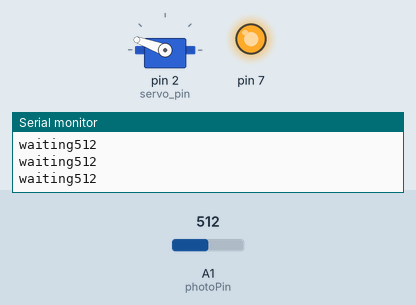
A sketch run on a simulated Arduino Uno, built with avr-gcc and run on an emulated ATmega328P. Shown: servo, output pins drawn as LEDs (lit = HIGH), the last lines printed to the serial monitor. Inputs (shaded band) come from the test bench; at power-on: A1 (photoPin) = 512.

Above: at 1.2 s.
1.3 s: A1 (photoPin) set to 65
2.8 s: A1 (photoPin) set to 53
At 4.7 s:
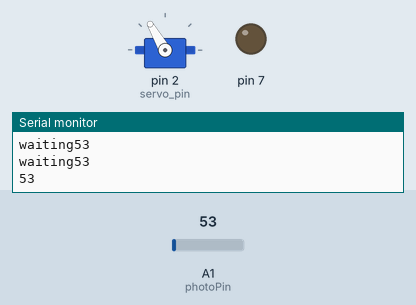
5.8 s: A1 (photoPin) set to 70
At 6.36 s:
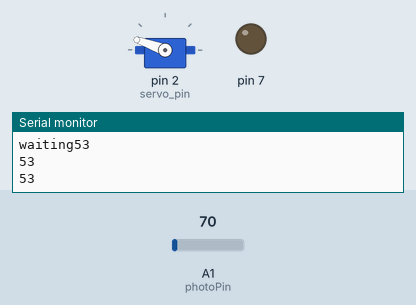
7.9 s: A1 (photoPin) set to 50
At 11.1 s:
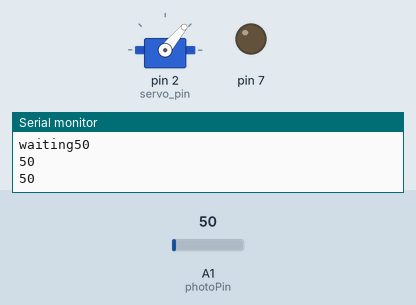
Timing chart, 0 to 11.9 s (numbered marks = the images above; inputs shaded):
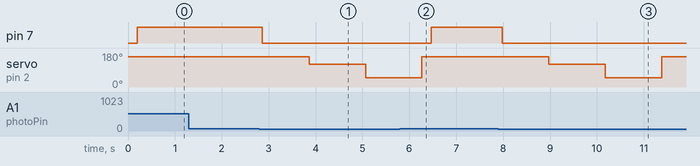

The sketch:

P1Challenge7ServoSweep.ino
```cpp
#include <Servo.h>

int servo_pin = 2;
int photoPin=A1;
int lightLevel;

Servo servoMain;

void setup(){
    servoMain.attach(servo_pin);
    Serial.begin(9600);
    pinMode(7,OUTPUT);
  }
void loop(){

  servoMain.write(160);
  check(1000);
  servoMain.write(120);
  check(1000);
  servoMain.write(50);
  check(1000);
  }

boolean  check(int input){
    delay(200);
    lightLevel= analogRead(photoPin);
  while(lightLevel>60){
    lightLevel= analogRead(photoPin);
    Serial.println(lightLevel);
    Serial.print("waiting");
    digitalWrite(7,HIGH);
    delay(50);
    }
    digitalWrite(7,LOW);
    Serial.println(lightLevel);
    delay(input);


    }
```

Measured:
- the behaviour switches between 61 and 60 on A1 (photoPin) (found by bisection; images 0 and 1)
- after the input at 2.8 s, pin 7: HIGH → LOW after 0.07 s; servo on pin 2 (servo_pin): 160° → 120° after 1.1 s, → 50° 1.2 s later
- after the input at 5.8 s, pin 7: LOW → HIGH after 0.67 s; servo on pin 2 (servo_pin): goes on until 6.3 s, then stays 160°
- after the input at 7.9 s, pin 7: HIGH → LOW after 0.08 s; servo on pin 2 (servo_pin): 160° → 120° after 1.1 s, → 50° 1.2 s later, → 160° 1.2 s later
